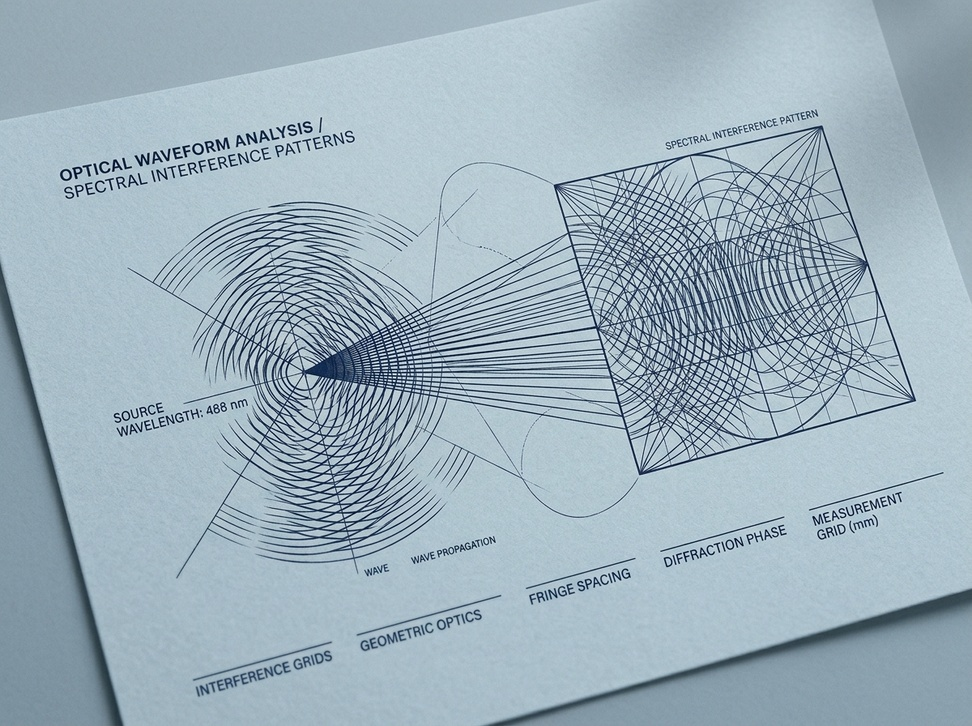
#> input picture forensic_optic_wave_1791307578716.jpg, 972 x 726 px, shrunk from 1200 x 896 before the run
$ python -i compression_analysis.py   (imports and definitions only)
#> lines starting #> are read from the running program, lines starting #| are printed output that depends on the picture
#> further down, picture is the input picture: shape (726, 972, 3); mean B, G, R 189.1, 177.3, 157.6
"""
Compression and Re-encoding Forensics.
Implements Error Level Analysis (ELA) for image JPEG quantization inconsistencies,
detects video frame duplication / frozen frames, and computes compression artifact metrics.
"""

from __future__ import annotations
import os
import cv2
import numpy as np
from PIL import Image, ImageChops, ImageEnhance
import io
from typing import Dict, Any, Tuple

class CompressionAnalyzer:
    """
    Evaluates compression artifacts, ELA (Error Level Analysis), and re-encoding clues.
    """

    def __init__(self, ela_resave_quality: int = 90):
        self.ela_quality = ela_resave_quality

    def compute_ela(self, image_bgr: np.ndarray) -> Tuple[np.ndarray, float]:
        """
        Calculates Error Level Analysis (ELA) on image.
        Detects differences in compression levels between spliced regions and authentic backdrop.
        Returns:
            ela_visual_bgr: Enhanced ELA difference image
            ela_anomaly_score: float [0, 1]
        """
        rgb = cv2.cvtColor(image_bgr, cv2.COLOR_BGR2RGB)
        pil_orig = Image.fromarray(rgb)

        # Resave in-memory at defined JPEG quality
        buffer = io.BytesIO()
        pil_orig.save(buffer, format='JPEG', quality=self.ela_quality)
        buffer.seek(0)
        pil_resaved = Image.open(buffer)

        # Compute absolute difference
        diff = ImageChops.difference(pil_orig, pil_resaved)
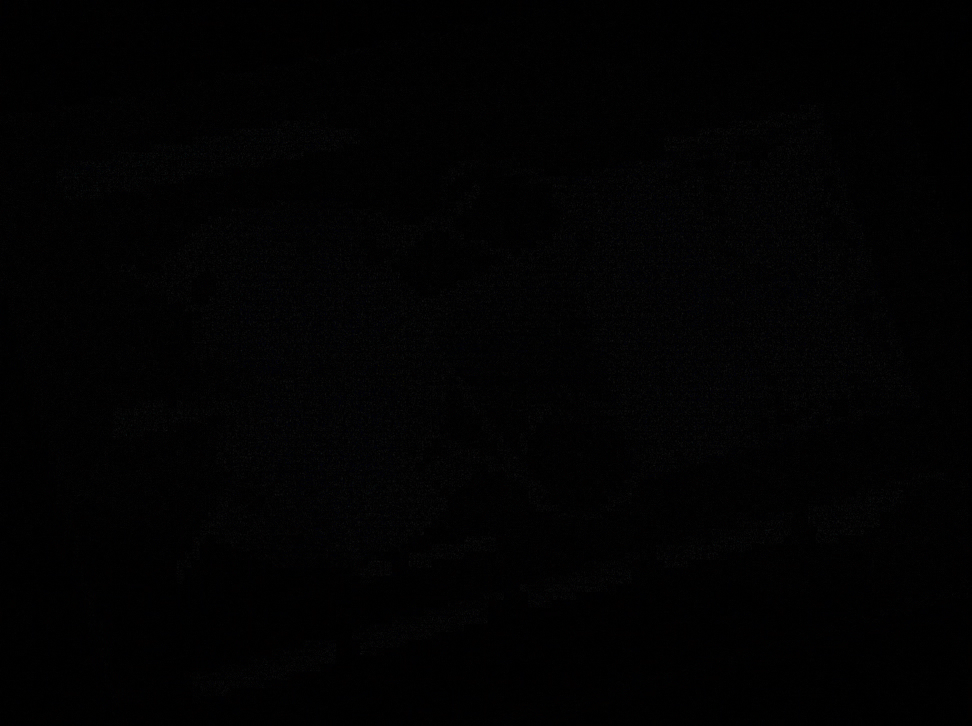
#> diff: PIL image 972x726 RGB; mean R, G, B 1.9, 1.9, 2.1

        # Scale difference to highlight high error regions
        extrema = diff.getextrema()
#> extrema = ((0, 21), (0, 25), (0, 25))
        max_diff = max([ex[1] for ex in extrema])
#> max_diff = 25
        scale = 255.0 / max(max_diff, 1)
#> scale = 10.2

        diff_enhanced = ImageEnhance.Brightness(diff).enhance(scale * 0.4)
        ela_np = np.array(diff_enhanced)
        ela_bgr = cv2.cvtColor(ela_np, cv2.COLOR_RGB2BGR)

        # Statistical variance in error levels across the image
        # Spliced deepfakes often show pronounced local patches with distinct error variance
        gray_diff = cv2.cvtColor(ela_bgr, cv2.COLOR_BGR2GRAY)
        std_dev = float(np.std(gray_diff))
#> std_dev = 7.7
        ela_score = float(np.clip(std_dev / 40.0, 0.0, 1.0))
#> ela_score = 0.192

        return ela_bgr, round(ela_score, 3)

    def detect_frame_duplication(self, frames_bgr: list[np.ndarray], diff_threshold: float = 1.5) -> Dict[str, Any]:
        """
        Detects repeated/frozen frames in video streams (often caused by frame rate manipulation).
        """
        if len(frames_bgr) < 2:
            return {"duplicated_frame_ratio": 0.0, "duplicate_count": 0}

        dup_count = 0
        for i in range(1, len(frames_bgr)):
            curr_gray = cv2.cvtColor(frames_bgr[i], cv2.COLOR_BGR2GRAY)
            prev_gray = cv2.cvtColor(frames_bgr[i-1], cv2.COLOR_BGR2GRAY)
            mean_diff = float(np.mean(cv2.absdiff(curr_gray, prev_gray)))

            if mean_diff < diff_threshold:
                dup_count += 1

        dup_ratio = dup_count / (len(frames_bgr) - 1)

        return {
            "duplicate_count": dup_count,
            "duplicated_frame_ratio": round(dup_ratio, 3),
            "is_suspicious_stutter": dup_ratio > 0.25
        }

    def assess_compression_risk(self, img_bgr: np.ndarray) -> Dict[str, Any]:
        """
        Provides holistic compression evaluation.
        Clearly notes that compression is contextual evidence, not proof of tampering.
        """
        ela_img, ela_score = self.compute_ela(img_bgr)

        return {
            "ela_score": ela_score,
            "compression_risk_score": round(ela_score * 0.7, 3),
            "forensic_context": (
                "Compression artifacts detected. Note: heavy social media re-encoding "
                "creates high compression noise, but is not definitive proof of malicious manipulation."
            )
        }

>>> import cv2
>>> picture = cv2.imread('forensic_optic_wave_1791307578716.jpg')
>>> result = CompressionAnalyzer().compute_ela(picture)
